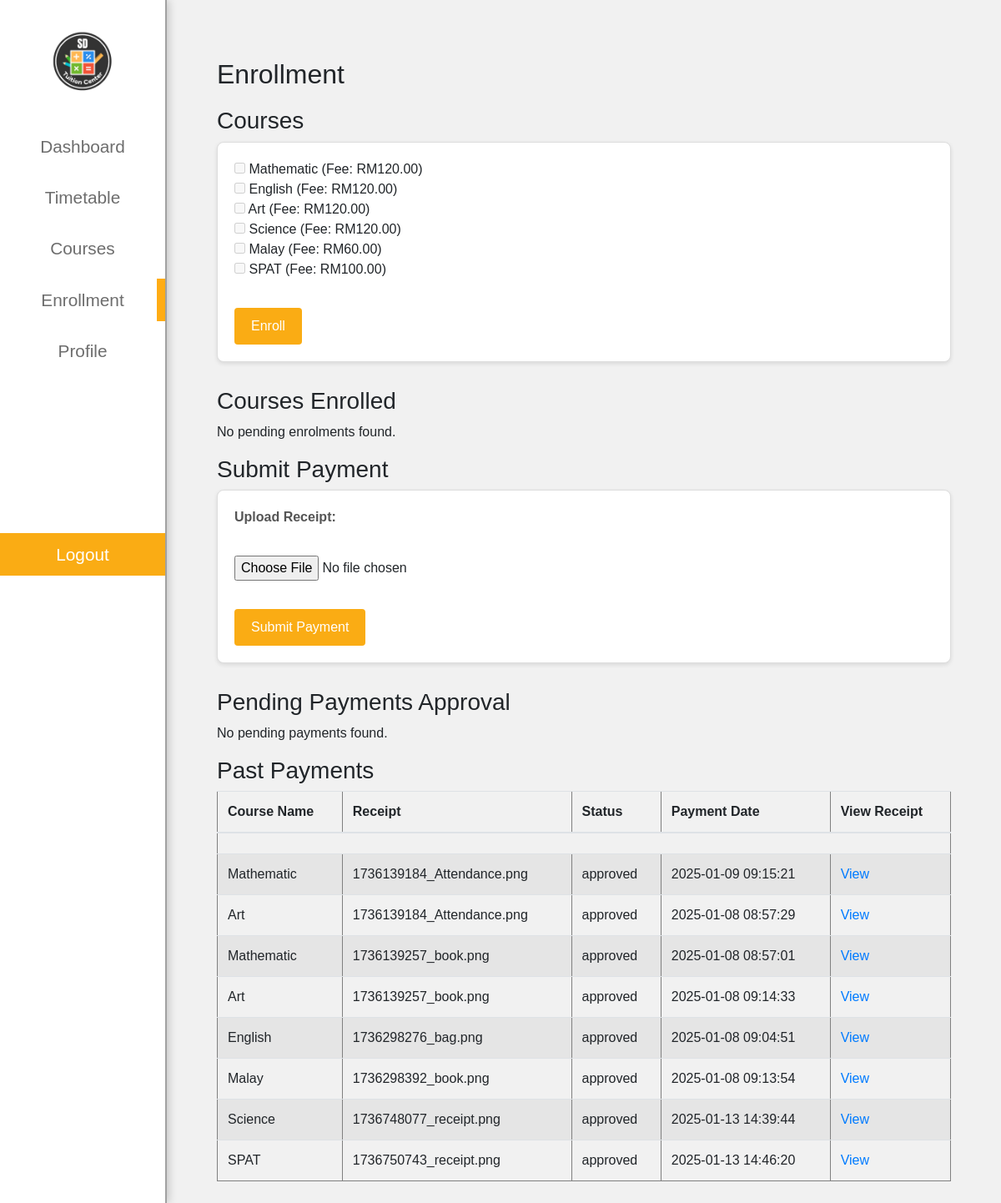
Screenshot of /edu/student/enroll.php (signed in) with the database file from the repository.
### tables this page shows
CREATE TABLE `course` (
  `id` int(11) NOT NULL,
  `course_name` varchar(255) NOT NULL,
  `course_code` varchar(50) NOT NULL,
  `image` varchar(255) NOT NULL,
  `course_description` varchar(255) DEFAULT NULL,
  `course_fee` decimal(10,2) DEFAULT NULL,
  `teacher_id` int(11) DEFAULT NULL,
  `status` varchar(50) DEFAULT NULL CHECK (`status` in ('active','inactive')),
  `created_at` datetime DEFAULT current_timestamp(),
  `updated_at` datetime DEFAULT NULL ON UPDATE current_timestamp()
);

CREATE TABLE `payment` (
  `id` int(11) NOT NULL,
  `course_id` int(11) DEFAULT NULL,
  `stu_id` int(11) DEFAULT NULL,
  `fee_amount` decimal(10,2) DEFAULT NULL,
  `receipt` varchar(255) NOT NULL,
  `status` varchar(255) NOT NULL,
  `created_date` datetime DEFAULT current_timestamp(),
  `updated_date` datetime DEFAULT NULL ON UPDATE current_timestamp()
);

### edu/student/enroll.php (the view, shortened to what this page needs)
<?php
require_once '../config/db_config.php';
$student_id = $_SESSION['user_id'];
$courses = [];
$course_stmt = $conn->prepare("SELECT id, course_name, course_fee FROM course");
$course_stmt->execute();
$course_result = $course_stmt->get_result();
while ($row = $course_result->fetch_assoc()) {
    $courses[] = $row;
}
$enrolled_course_ids = [];
$enrollment_stmt = $conn->prepare("SELECT course_id FROM enrollment WHERE stu_id = ?");
$enrollment_stmt->bind_param("i", $student_id);
$enrollment_stmt->execute();
$enrollment_result = $enrollment_stmt->get_result();
while ($row = $enrollment_result->fetch_assoc()) {
    $enrolled_course_ids[] = $row['course_id'];
}
$new_enrolled_courses = [];
$total_payment = 0;
$pending_payments = [];
$past_payments = [];
$past_payment_stmt = $conn->prepare("SELECT p.receipt, p.status, p.updated_date, c.course_name
                                     FROM payment p
                                     JOIN course c ON p.course_id = c.id
                                     WHERE p.stu_id = ? AND p.status != 'Pending'");
$past_payment_stmt->bind_param("i", $student_id);
$past_payment_stmt->execute();
$past_payment_result = $past_payment_stmt->get_result();
while ($row = $past_payment_result->fetch_assoc()) {
    $past_payments[] = $row;
}
?>
<?php
include '../common/sidebar.php';
?>
<!DOCTYPE html>
<html lang="en">
<head>
</head>
<body>
<div class="StudentContents" id="StudentContents">
    <div class="ContentsCon">
<h2>Enrollment</h2>
<h3>Courses</h3>
<form method="POST">
    <?php foreach ($courses as $course): ?>
        <div>
            <input type="checkbox" name="courses[]" value="<?php echo $course['id']; ?>"
                <?php echo in_array($course['id'], $enrolled_course_ids) ? 'disabled' : ''; ?> />
            <?php echo $course['course_name']; ?> (Fee: RM<?php echo number_format($course['course_fee'], 2); ?>)
        </div>
    <?php endforeach; ?>
    <br>
    <button type="submit" name="enroll">Enroll</button>
</form>
<h3>Courses Enrolled</h3>
<?php if (!empty($new_enrolled_courses)): ?>
<div class="AdminTablePhone">
    <table id="userTable" class="datatable table table-striped" border="1">
        <thead>
        <tr class="theadstick">
            <th>Course Name</th>
            <th>Course Fee</th>
        </tr>
        </thead>
        <thead>
        <tr style="background-color: #f1f1f1 !important; border-bottom-color:#f1f1f1 !important;">
            <td colspan="100"></td>
        </tr>
        </thead>
        <?php foreach ($new_enrolled_courses as $course): ?>
            <tr>
                <td><?php echo $course['course_name']; ?></td>
                <td><?php echo number_format($course['course_fee'], 2); ?></td>
            </tr>
        <?php endforeach; ?>
        <tr>
            <td><strong>Total Payment</strong></td>
            <td><strong><?php echo number_format($total_payment, 2); ?></strong></td>
        </tr>
    </table>
    <?php else: ?>
        <p>No pending enrolments found.</p>
    <?php endif; ?>
<h3>Submit Payment</h3>
<form method="POST" enctype="multipart/form-data">
    <label for="receipt">Upload Receipt:</label><br>
    <input type="file" name="receipt" id="receipt" accept="image/*,application/pdf" required><br><br>
    <button type="submit" name="submit_payment">Submit Payment</button>
</form>
<h3>Pending Payments Approval</h3>
    <?php if (!empty($pending_payments)): ?>
    <div class="AdminTablePhone">
        <table id="userTable" class="datatable table table-striped" border="1">
            <thead>
            <tr class="theadstick">
                <th>Course Name</th>
                <th>Receipt</th>
                <th>Status</th>
                <th>Payment Date</th>
                <th>View Receipt</th>
            </tr>
            </thead>
            <thead>
            <tr style="background-color: #f1f1f1 !important; border-bottom-color:#f1f1f1 !important;">
                <td colspan="100"></td>
            </tr>
            </thead>
            <?php foreach ($pending_payments as $payment): ?>
                <tr>
                    <td><?php echo $payment['course_name']; ?></td>
                    <td><?php echo $payment['receipt']; ?></td>
                    <td><?php echo $payment['status']; ?></td>
                    <td><?php echo $payment['updated_date']; ?></td>
                    <td><a href="receipts/<?php echo $payment['receipt']; ?>" target="_blank">View</a></td>
                </tr>
            <?php endforeach; ?>
        </table>
        <?php else: ?>
            <p>No pending payments found.</p>
        <?php endif; ?>
<h3>Past Payments</h3>
        <?php if (!empty($past_payments)): ?>
        <div class="AdminTablePhone">
            <table id="userTable" class="datatable table table-striped" border="1">
                <thead>
                <tr class="theadstick">
                    <th>Course Name</th>
                    <th>Receipt</th>
                    <th>Status</th>
                    <th>Payment Date</th>
                    <th>View Receipt</th>
                </tr>
                </thead>
                <thead>
                <tr style="background-color: #f1f1f1 !important; border-bottom-color:#f1f1f1 !important;">
                    <td colspan="100"></td>
                </tr>
                </thead>
                <?php foreach ($past_payments as $payment): ?>
                    <tr>
                        <td><?php echo $payment['course_name']; ?></td>
                        <td><?php echo $payment['receipt']; ?></td>
                        <td><?php echo $payment['status']; ?></td>
                        <td><?php echo $payment['updated_date']; ?></td>
                        <td><a href="receipts/<?php echo $payment['receipt']; ?>" target="_blank">View</a></td>
                    </tr>
                <?php endforeach; ?>
            </table>
            <?php else: ?>
                <p>No past payments found.</p>
            <?php endif; ?>
</body>
</html>

### edu/css/StudentHeader.css (style rules this page uses)
* { margin: 0; padding: 0; box-sizing: border-box; font-family: Helvetica, sans-serif; }
body { display: flex; height: 100vh; background: #f1f1f1; }
.StudentContents { margin-left: 25vh; margin-top: 0px; padding: 10px 50px; flex: 1; transition: margin-left 0.5s ease; }
.ContentsCon { margin-top: 50px; width: 100%; height: auto; padding: 10px; }
.ContentsCon h2 { margin-bottom: 20px; font-size: 2em; }

### edu/student/enroll.php (style rules this page uses)
form { margin-bottom: 30px; background: #ffffff; padding: 20px; border-radius: 8px; box-shadow: 0 2px 5px rgba(0, 0, 0, 0.1); border: 1px solid #ddd; }
label { font-weight: bold; display: block; margin-bottom: 10px; color: #555; }
button, input[type="submit"] { background-color: #FAAC14; color: #fff; padding: 10px 20px; font-size: 16px; border: none; border-radius: 4px; cursor: pointer; transition: background-color 0.3s ease; display: inline-block; margin-top: 10px; }

### rows the page displays
course: course_name "Mathematic", course_fee "120.00"
course: course_name "English", course_fee "120.00"
course: course_name "Art", course_fee "120.00"
course: course_name "Science", course_fee "120.00"
course: course_name "Malay", course_fee "60.00"
course: course_name "SPAT", course_fee "100.00"
payment: course.course_name "Mathematic", receipt "1736139184_Attendance.png", status "approved", updated_date "2025-01-09 09:15:21"
payment: course.course_name "Art", receipt "1736139184_Attendance.png", status "approved", updated_date "2025-01-08 08:57:29"
payment: course.course_name "Mathematic", receipt "1736139257_book.png", status "approved", updated_date "2025-01-08 08:57:01"
payment: course.course_name "Art", receipt "1736139257_book.png", status "approved", updated_date "2025-01-08 09:14:33"
payment: course.course_name "English", receipt "1736298276_bag.png", status "approved", updated_date "2025-01-08 09:04:51"
payment: course.course_name "Malay", receipt "1736298392_book.png", status "approved", updated_date "2025-01-08 09:13:54"
payment: course.course_name "Science", receipt "1736748077_receipt.png", status "approved", updated_date "2025-01-13 14:39:44"
payment: course.course_name "SPAT", receipt "1736750743_receipt.png", status "approved", updated_date "2025-01-13 14:46:20"
